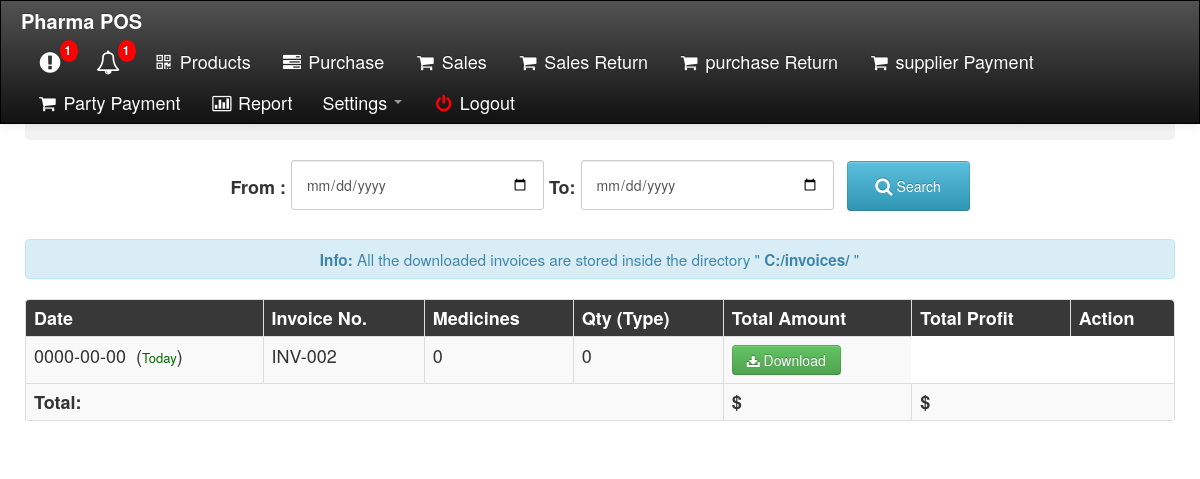
Page /sales_report.php (signed in) on the committed database.
### tables this page shows
CREATE TABLE `inv_issue` (
  `id` int(11) NOT NULL,
  `IssueID` varchar(20) NOT NULL,
  `IssueDate` date DEFAULT NULL,
  `BuyerID` varchar(12) DEFAULT NULL,
  `Remarks` varchar(255) DEFAULT NULL,
  `IssueType` varchar(50) DEFAULT NULL,
  `InWord` varchar(255) DEFAULT NULL,
  `TotalPrice` float DEFAULT NULL,
  `PaidAmt` float DEFAULT NULL,
  `Due` float DEFAULT NULL,
  `GrandAmt` float DEFAULT NULL,
  `TotalProfit` float DEFAULT NULL,
  `CName` varchar(50) DEFAULT 'Nill',
  `Mob` varchar(50) DEFAULT NULL,
  `DiscountPer` float DEFAULT NULL,
  `DiscountAmt` float DEFAULT NULL,
  `GoDownIss` varchar(50) DEFAULT NULL,
  `PID` varchar(50) DEFAULT NULL
);

### sales_report.php (the view, shortened to what this page needs)
<!DOCTYPE html>
<html>
<head>
    <link rel="stylesheet" type="text/css" href="css/bootstrap.css">
  <link rel="stylesheet" type="text/css" href="css/font-awesome.min.css">
  <link rel="stylesheet" type="text/css" href="css/bootstrap-responsive.css">
  <link rel="stylesheet" type="text/css" href="css/style.css">
  <link rel="stylesheet" type="text/css" href="src/facebox.css">
  <link rel="stylesheet" type="text/css" href="css/tcal.css">
</head>
<body>
  <?php include('top_menu.php'); ?>
      <div class="container" style="background-color:#fff;">
    <div class="row">
      <div class="contentheader">
        <h2>Sales Report</h2>
      </div><br>
   <center> <form action="sales_report.php?invoice_number=<?php echo $_GET['invoice_number']?>" method="POST">
  <strong>From : <input type="date" style="width: 223px; padding:14px;" name="d1" class="tcal" autocomplete="off" value="" /> To: <input type="date" style="width: 223px; padding:14px;" name="d2" autocomplete="off" class="tcal" value="" />
   <button class="btn btn-info" style="width: 123px; height:50px; margin-top:-8px;margin-left:8px;" type="submit" name="submit"><i class="icon icon-search icon-large"></i> Search</button>
  </strong>
  </form></center>
  <center>
    <div class="alert alert-info" role="alert">
      <small><b>Info:</b> All the downloaded invoices are stored inside the directory " <b>C:/invoices/</b> "</small>
    </div>
  </center>
              <div style="overflow-x:auto; overflow-y: auto;">
       <table class="table table-bordered table-striped table-hover">
       <thead>
       <tr style="background-color: #383838; color: #FFFFFF;" >
              <th>Date</th>
              <th>Invoice No.</th>
             <th>Medicines</th>
             <th>Qty (Type)</th>
              <th>Total Amount</th>
              <th>Total Profit</th>
              <th>Action</th>
            </tr></thead>
          <?php
              include("dbcon.php");
              if(isset($_POST['submit'])){
              $d1=$_POST['d1'];
              $d2=$_POST['d2'];
              $select_sql = "SELECT * FROM inv_issue where IssueDate BETWEEN '$d1' and '$d2' order by IssueDate desc";
              $select_query = mysqli_query($con,$select_sql);
              while($row = mysqli_fetch_array($select_query)) :
           ?>
            <tbody>
            <tr>
              <td><?php echo $row['IssueDate']?></td>
              <td><?php $invoice_number =  $row['IssueID'];
                   echo $invoice_number;
                   ?></td>
              <td><?php echo $row['GrandAmt']?></td>
              <td><?php echo $row['TotalProfit']?></td>
                  <td><a href="download.php?invoice_number=<?php echo $invoice_number?>"><button class="btn btn-success btn-md"><span class="icon-download-alt"></span> Download</button></a>
               </td>
                                       <?php endwhile;?>
            </tr>
            </tbody>
            <th colspan="4">Total:</th>
                <th>
                  <?php
                  $select_sql = "SELECT GrandAmt from inv_issue where IssueDate BETWEEN '$d1' and '$d2'";
                  $select_query = mysqli_query($con, $select_sql);
                  while($row = mysqli_fetch_array($select_query)){
                     echo '$'.$row['GrandAmt'];
                }
                  ?>
                </th>
                <th colspan="2">
                  <?php
                  $select_sql = "SELECT TotalProfit from inv_issue where IssueDate BETWEEN '$d1' and '$d2'";
                  $select_query = mysqli_query($con, $select_sql);
                  while($row = mysqli_fetch_array($select_query)){
                     echo '$'.$row['TotalProfit'];
                }
                  ?>
                            <?php }else{
                            $select_sql = "SELECT * FROM inv_issue where IssueDate = '$date'";
                            $select_query = mysqli_query($con,$select_sql);
                            while($row = mysqli_fetch_array($select_query)) :
                              ?>
                               <tbody>
            <tr>
              <td><?php echo $row['IssueDate']?>&nbsp;&nbsp;(<font size='2' color='#009688;'>Today</font>)</td>
              <td><?php $invoice_number =  $row['IssueID'];
                   echo $invoice_number;
                   ?></td>
              <td><?php echo $row['GrandAmt']?></td>
              <td><?php echo $row['TotalProfit']?></td>
              <td><a href="download.php?invoice_number=<?php echo $invoice_number?>"><button class="btn btn-success btn-md"><span class="icon-download-alt"></span> Download</button></a>
          </td>
         <?php endwhile;?>
            </tr>
            </tbody>
             <th colspan="4">Total:</th>
                <th>
                  <?php
                  $select_sql = "SELECT sum(total_amount) from sales where Date = '$date'";
                  $select_query = mysqli_query($con, $select_sql);
                  while($row = mysqli_fetch_array($select_query)){
                     echo '$'.$row['sum(total_amount)'];
                }
                  ?>
                </th>
                <th colspan="2">
                  <?php
                  $select_sql = "SELECT sum(total_profit) from sales where Date = '$date'";
                  $select_query = mysqli_query($con, $select_sql);
                  while($row = mysqli_fetch_array($select_query)){
                     echo '$'.$row['sum(total_profit)'];
                }
                  ?>
                            <?php } ?>
                </th>
        </table>
     </div>
    </div>
  </div>
  </body>
</html>

### sales_report.php (style rules this page uses)
body { background-image: url(https://thumbs.dreamstime.com/b/pharmacy-interior-blurred-background-58416047.jpg); }

### rows in the picture
inv_issue: IssueDate "0000-00-00", IssueID "INV-002", GrandAmt "0", TotalProfit "0"

### other values in the picture
$row2 "1"
$row1 "1"
